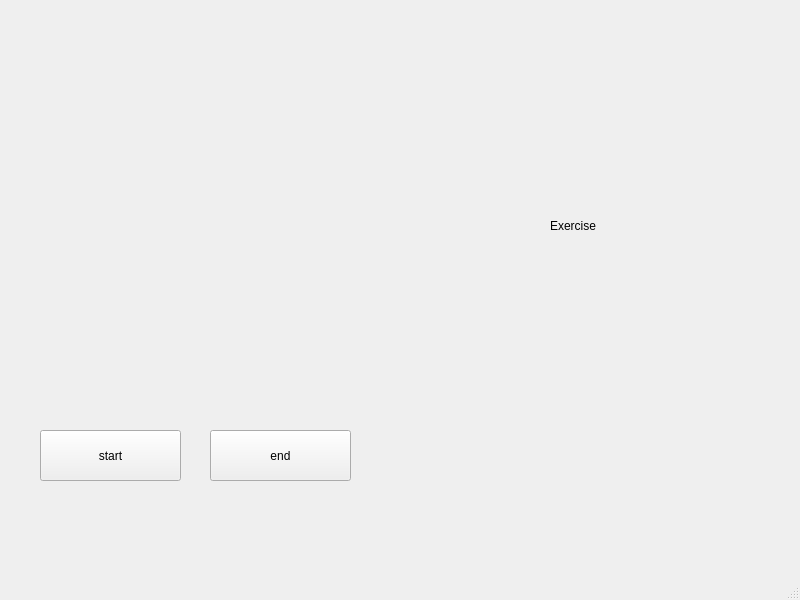
<?xml version="1.0" encoding="UTF-8"?>
<ui version="4.0">
 <class>MainWindow</class>
 <widget class="QMainWindow" name="MainWindow">
  <property name="geometry">
   <rect>
    <x>0</x>
    <y>0</y>
    <width>800</width>
    <height>600</height>
   </rect>
  </property>
  <property name="windowTitle">
   <string>MainWindow</string>
  </property>
  <widget class="QWidget" name="centralwidget">
   <widget class="QLabel" name="webcam_capture">
    <property name="geometry">
     <rect>
      <x>40</x>
      <y>60</y>
      <width>421</width>
      <height>311</height>
     </rect>
    </property>
    <property name="text">
     <string/>
    </property>
    <property name="scaledContents">
     <bool>true</bool>
    </property>
   </widget>
   <widget class="QPushButton" name="start">
    <property name="geometry">
     <rect>
      <x>40</x>
      <y>430</y>
      <width>141</width>
      <height>51</height>
     </rect>
    </property>
    <property name="text">
     <string>start</string>
    </property>
   </widget>
   <widget class="QPushButton" name="end">
    <property name="geometry">
     <rect>
      <x>210</x>
      <y>430</y>
      <width>141</width>
      <height>51</height>
     </rect>
    </property>
    <property name="text">
     <string>end</string>
    </property>
   </widget>
   <widget class="QLabel" name="motion">
    <property name="geometry">
     <rect>
      <x>550</x>
      <y>60</y>
      <width>161</width>
      <height>331</height>
     </rect>
    </property>
    <property name="text">
     <string>Exercise</string>
    </property>
    <property name="scaledContents">
     <bool>true</bool>
    </property>
   </widget>
  </widget>
  <widget class="QMenuBar" name="menubar">
   <property name="geometry">
    <rect>
     <x>0</x>
     <y>0</y>
     <width>800</width>
     <height>22</height>
    </rect>
   </property>
  </widget>
  <widget class="QStatusBar" name="statusbar"/>
 </widget>
 <resources/>
 <connections/>
</ui>
